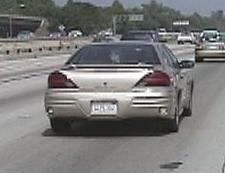
%> input picture Computer vision 2019/cv_lab10_image_categorization/data/cars-training-pos/image_0006.png, 225 x 173 px; its folder holds only this picture in this run
$ octave bow_evaluation.m   (GNU Octave 9; MATLAB toolbox functions it lacks are replaced by stand-ins)
%> lines starting %> are read from the running program, lines starting %| are printed output that depends on the picture
### Computer vision 2019/cv_lab10_image_categorization/code_exercise/create_codebook.m
function vCenters = create_codebook(nameDirPos,nameDirNeg,k)
%> called with nameDirPos = '../data/cars-training-pos', nameDirNeg = '../data/cars-training-neg', k = 3

  vImgNames = dir(fullfile(nameDirPos,'*.png'));
  vImgNames = [vImgNames; dir(fullfile(nameDirNeg,'*.png'))];

  nImgs = length(vImgNames);
  vFeatures = zeros(0,128); % 16 histograms containing 8 bins
  vPatches = zeros(0,16*16); % 16*16 image patches

  cellWidth = 4;
  cellHeight = 4;
  nPointsX = 10;
  nPointsY = 10;
  border = 8;

  % Extract features for all images
  for i=1:nImgs

    disp(strcat('  Processing image ', num2str(i),'...'));

    % load the image
    im1 = imread(fullfile(vImgNames(i).folder,vImgNames(i).name));
%> im1 is the input picture: size 173x225x3 uint8; mean R, G, B 122.4, 122.2, 121.4
    scale = 1;
    im1 = imresize(im1, scale);
    img = double(rgb2gray(im1));

    % Collect local feature points for each image
    % and compute a descriptor for each local feature point
    vPoints = grid_points(img,nPointsX,nPointsY,border);
    % create hog descriptors and patches
    [descriptors, patches] = descriptors_hog(img,vPoints,cellWidth,cellHeight);
    vFeatures = [vFeatures; descriptors];
    vPatches = [vPatches; patches];

  end
  disp(strcat('    Number of extracted features:',num2str(size(vFeatures,1))));

  % Cluster the features using K-Means
  disp(strcat('  Clustering...'));
  [~,vCenters] = kmeans(vFeatures,k);


  % Visualize the code book
  disp('Visualizing the codebook...');
  visualize_codebook(vCenters,vFeatures,vPatches,cellWidth,cellHeight);
  %disp('Press any key to continue...');
  %pause;


end

### Computer vision 2019/cv_lab10_image_categorization/code_exercise/grid_points.m
function vPoints = grid_points(img,nPointsX,nPointsY,border)
%> called with nPointsX = 10, nPointsY = 10, border = 8
% [5 lines of commented-out code are left out]

    [x_dim, y_dim] = size(img);
%> x_dim = 173; y_dim = 225
    vPoints = zeros(nPointsX * nPointsY, 2);

    x = 1:nPointsX;
    y = 1:nPointsY;
    [X,Y] = meshgrid(x,y);

    x_step = (x_dim - border * 2 - 1) / (nPointsY - 1);
%> x_step = 17.33
    y_step = (y_dim - border * 2 - 1) / (nPointsX - 1);
%> y_step = 23.11
%> in create_codebook, `vPoints = grid_points(img,nPointsX,nPointsY,border);`: vPoints = 100 rows, first 12: [9 9; 9 32; 9 55; 9 78; 9 101; 9 125; 9 148; 9 171; 9 194; 9 217; 26 9; 26 32]

    % round in order to get pixels values, reshape to nPointsX*nPointsY x 2
    % images in Matlab are with inverted x-y coordrinate system (x|, y-)
    vPoints(:,1) = reshape(round(x_step*(X-1) + border + 1), [nPointsX * nPointsY, 1]);
    vPoints(:,2) = reshape(round(y_step*(Y-1) + border + 1), [nPointsX * nPointsY, 1]);

end

### Computer vision 2019/cv_lab10_image_categorization/code_exercise/descriptors_hog.m
function [descriptors,patches] = descriptors_hog(img,vPoints,cellWidth,cellHeight)
%> called with cellWidth = 4, cellHeight = 4

    nBins = 8; % assume even
    nCellsW = 4; % number of cells, hard coded so that descriptor dimension is 128
    nCellsH = 4;

    w = cellWidth; % set cell dimensions
    h = cellHeight;

    pw = w*nCellsW; % patch dimensions
    ph = h*nCellsH; % patch dimensions

    descriptors = zeros(0,nBins*nCellsW*nCellsH); % one histogram for each of the 16 cells
    patches = zeros(0,pw*ph); % image patches stored in rows

    [grad_x,grad_y] = gradient(img);
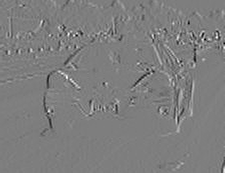
%> grad_x: size 173x225 double; min -102, max 104, mean 0; drawn with min black and max white
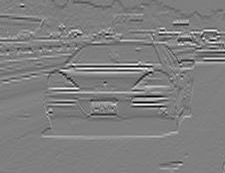
%> grad_y: size 173x225 double; min -122.5, max 122.5, mean 0.1; drawn with min black and max white
    Gdir = (atan2(grad_y, grad_x));
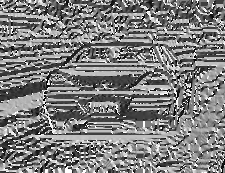
%> Gdir: size 173x225 double; min -3.14, max 3.14, mean -0.026; drawn with min black and max white

    x_shifts = -nCellsH/2 : nCellsH/2 - 1;
    y_shifts = -nCellsW/2 : nCellsW/2 - 1;
    % shifts of left bottom corners of cells in nCellsW*nCellsH x 2 array
    [m, n] = ndgrid(x_shifts*nCellsH, y_shifts*nCellsW);
    cell_shifts = [m(:),n(:)];
    % shifts of pixels inside cell in cellHeight*cellWidth x 2 array
    [m, n] = ndgrid(0:cellHeight-1, 0:cellWidth-1);
    pixel_shifts = [m(:),n(:)];

    for i = 1:size(vPoints,1) % for all local feature points
        % coordinates of left bottom corners of cells
        cells = repmat(vPoints(i,:),nCellsW*nCellsH,1) + cell_shifts;
        %disp(cells);
        % store histograms for pixelsin cell
        cell_descriptor = zeros(0, nBins);
        % number of checked cells
        for cell_i = 1:size(cells, 1)
            pixels = repmat(cells(cell_i,:), cellHeight*cellWidth, 1)  + pixel_shifts;
            hist = zeros(1, nBins);
            %disp(pixels);
            for pixel_i = 1:size(pixels, 1)
                direction = floor(Gdir(pixels(pixel_i,1), pixels(pixel_i,2))/(2*pi/nBins + 1e-10)) + nBins/2 + 1;
                hist(direction) = 1 + hist(direction);
            end
            cell_descriptor(cell_i, :) = hist;
        end
        descriptors(i, :) = reshape(cell_descriptor, [1, nBins*nCellsW*nCellsH]);

        x_shifts = - nCellsH*cellHeight/2 : nCellsH*cellHeight/2 - 1;
        y_shifts = - nCellsW*cellWidth/2 : nCellsW*cellWidth/2 - 1;
        [m, n] = ndgrid(x_shifts, y_shifts);
        patch_shifts = [m(:),n(:)] + repmat(vPoints(i,:), pw*ph, 1);
        x = patch_shifts(:,1);
        y = patch_shifts(:,2);
        for j = 1:pw*ph
            patches(i, j) = img(x(j), y(j));
        end
    end % for all local feature points
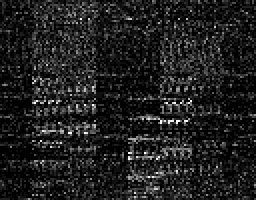
%> descriptors: size 100x128 double (shown 2 times larger); min 0, max 16, mean 2; drawn with min black and max white
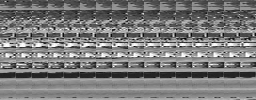
%> patches: size 100x256 double; min 0, max 255, mean 122.1
%> after the loop, hist = [5 0 0 2 4 0 1 4]
%|     Number of extracted features:100
%> in create_codebook, `[~,vCenters] = kmeans(vFeatures,k);`: vCenters = 128 columns, first 8: [0.588 0.353 0.824 0.647 0.647 0.529 0.647 0.765; 0.615 0.962 0.846 0.962 0.962 1.42 0.692 0.885; 1.26 1.47 1.44 0.877 1.51 1.3 1.12 1.18]
end

### Computer vision 2019/cv_lab10_image_categorization/code_exercise/bow_histogram.m
function histo = bow_histogram(vFeatures, vCenters)
  % input:
  %   vFeatures: MxD matrix containing M feature vectors of dim. D
  %   vCenters : NxD matrix containing N cluster centers of dim. D
  % output:
  %   histo    : N-dim. vector containing the resulting BoW
  %              activation histogram.


  % Match all features to the codebook and record the activated
  % codebook entries in the activation histogram "histo".
  histo = zeros(1, size(vCenters, 1));
 for i = 1:size(vFeatures, 1)
     diff = vCenters - vFeatures(i,:);%, size(vCenters, 1), 1);
     dist = sum(diff.^2,2);
     [~, ind] = min(dist);
     histo(ind) = 1 + histo(ind);
 end
%> this loop made 100 passes
%> (dist, ind) on passes 1 to 12: ([705; 677.4; 409.4], 3), ([676.2; 537.8; 365.1], 3), ([1015.4; 489.4; 552.9], 2), ([887.5; 626.9; 416.3], 3), ([844.8; 586.8; 523.2], 3), ([1195.4; 757.6; 608.3], 3), ([1162.5; 896.7; 671.9], 3), ([862.7; 523.9; 463.8], 3), ([855.8; 690.5; 491.6], 3), ([1357.8; 1274.1; 1156.2], 3), ([952.5; 743.6; 527.5], 3), ([1125.2; 678.4; 621.6], 3)
%> after the loop, histo = [17 26 57]
end

### Computer vision 2019/cv_lab10_image_categorization/code_exercise/create_bow_histograms.m
function vBoW = create_bow_histograms(nameDir, vCenters)

  vImgNames = dir(fullfile(nameDir,'*.png'));
  nImgs = length(vImgNames);
  vBoW  = zeros(0, size(vCenters,1));

  cellWidth = 4;
  cellHeight = 4;
  nPointsX = 10;
  nPointsY = 10;
  border = 8;

  % Extract features for all images in the given directory
  for i=1:nImgs
    disp(strcat('  Processing image ', num2str(i),'...'));

    % load the image
    im1 = imread(fullfile(nameDir,vImgNames(i).name));
    % resize if needed
    scale = 1;
    im1 = imresize(im1, scale);
    img = double(rgb2gray(im1));
    % Collect local feature points for each image
    % and compute a descriptor for each local feature point
    vPoints = grid_points(img,nPointsX,nPointsY,border);
    [descriptors,~] = descriptors_hog(img,vPoints,cellWidth,cellHeight);

    % Create a BoW activation histogram for this image
    histo = bow_histogram(descriptors, vCenters);
%> histo = [17 26 57]
    vBoW(i,:) = histo;
  end

end

### Computer vision 2019/cv_lab10_image_categorization/code_exercise/bow_recognition_multi.m
function result = bow_recognition_multi(histograms,labels,vBoWPos,vBoWNeg, classifierFunction)

   image_count = size(histograms,1);
   pos = 0;
   neg = 0;
    for i = 1:image_count
		% classify each histogram
        l = classifierFunction(histograms(i,:),vBoWPos,vBoWNeg);

        % compare the result to the respective label
        if (l == labels(i)) % positive
            pos = pos + 1;
        else %negative
            neg = neg + 1;
        end
    end

    disp(['Percentage of correctly classified images:' num2str(pos/image_count)]);
   result = pos/image_count;
end


### Computer vision 2019/cv_lab10_image_categorization/code_exercise/bow_evaluation.m
%
% BAG OF WORDS RECOGNITION EXERCISE
% Alex Mansfield and Bogdan Alexe, HS 2011
% Denys Rozumnyi, HS 2019

%training
% in order to collect statistics repeat K times the whole procedure
K = 10;
res_neighbor = zeros(1, K);
res_bayes = zeros(1, K);
for i = 1:K
    disp('creating codebook');
    sizeCodebook = 3;
    vCenters = create_codebook('../data/cars-training-pos','../data/cars-training-neg',sizeCodebook);
    %keyboard;
    disp('processing positve training images');
    vBoWPos = create_bow_histograms('../data/cars-training-pos',vCenters);
%> vBoWPos = [17 26 57]
    disp('processing negative training images');
    vBoWNeg = create_bow_histograms('../data/cars-training-neg',vCenters);
%> vBoWNeg = []
    %vBoWPos_test = vBoWPos;
    %vBoWNeg_test = vBoWNeg;
    %keyboard;
    disp('processing positve testing images');
    vBoWPos_test = create_bow_histograms('../data/cars-testing-pos',vCenters);
%> vBoWPos_test = []
    disp('processing negative testing images');
    vBoWNeg_test = create_bow_histograms('../data/cars-testing-neg',vCenters);
%> vBoWNeg_test = []

    nrPos = size(vBoWPos_test,1);
%> nrPos = 0
    nrNeg = size(vBoWNeg_test,1);
%> nrNeg = 0

    test_histograms = [vBoWPos_test;vBoWNeg_test];
%> test_histograms = []
    labels = [ones(nrPos,1);zeros(nrNeg,1)];

    disp('______________________________________')
    disp('Nearest Neighbor classifier')

    res_neighbor(i) = bow_recognition_multi(test_histograms, labels, vBoWPos, vBoWNeg, @bow_recognition_nearest);
%> after the loop in bow_recognition_multi, `for i = 1:image_count`: neg = 0
%| Percentage of correctly classified images:NaN
%> in bow_recognition_multi, `result = pos/image_count;`: result = NaN
    disp('______________________________________')
    disp('Bayesian classifier')
    res_bayes(i) = bow_recognition_multi(test_histograms, labels, vBoWPos, vBoWNeg, @bow_recognition_bayes);
%| Percentage of correctly classified images:NaN
%> the run ends on the next line
